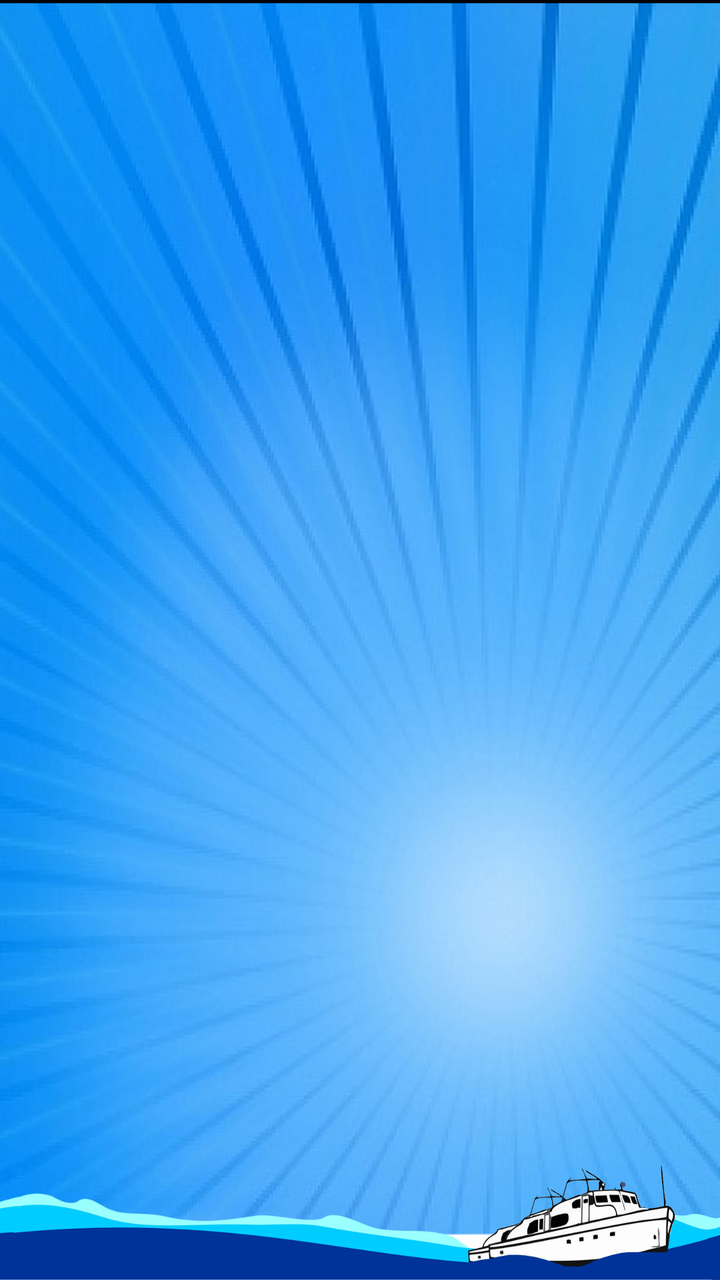
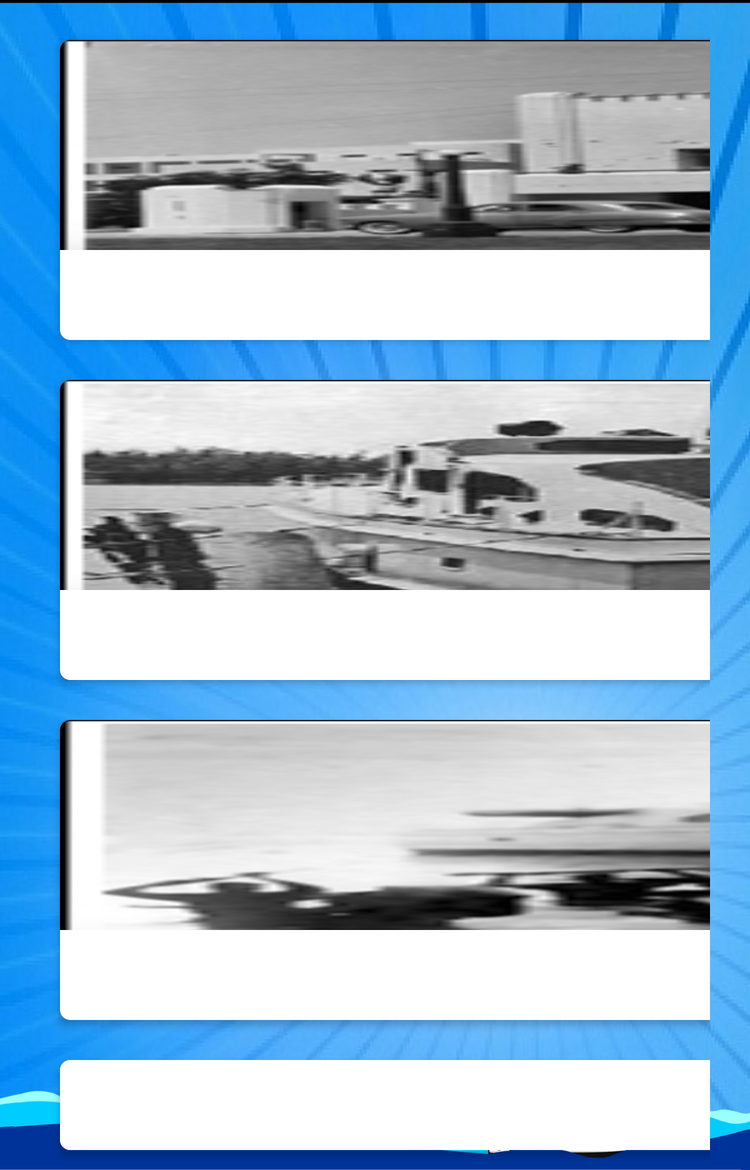

An Android layout and its configuration variant, each rendered on a device that would load it. The default file and the variant file are quoted in full after the pictures.
<!-- AndroidManifest.xml: application theme AppTheme -->
<!-- res/layout/content_temas.xml -->
<?xml version="1.0" encoding="utf-8"?>
<RelativeLayout xmlns:android="http://schemas.android.com/apk/res/android"
    xmlns:app="http://schemas.android.com/apk/res-auto"
    xmlns:tools="http://schemas.android.com/tools"
    android:layout_width="match_parent"
    android:layout_height="match_parent"
    tools:context=".TEMAS"
    tools:showIn="@layout/app_bar_temas"
    android:background="@mipmap/fondotemas"
    >

  <android.support.v4.view.ViewPager
      android:layout_width="match_parent"
      android:layout_height="match_parent"
      android:id="@+id/paginador"
      android:clipToPadding="false"
      android:paddingEnd="@dimen/pager_padding"
      android:paddingLeft="@dimen/pager_padding"
      android:paddingRight="@dimen/pager_padding"
      android:paddingStart="@dimen/pager_padding"
      android:layout_marginBottom="24dp"
      android:elevation="12dp"
      />

</RelativeLayout>
<!-- res/layout/app_bar_temas.xml (included above) -->
<?xml version="1.0" encoding="utf-8"?>
<android.support.design.widget.CoordinatorLayout xmlns:android="http://schemas.android.com/apk/res/android"
    xmlns:app="http://schemas.android.com/apk/res-auto"
    xmlns:tools="http://schemas.android.com/tools"
    android:layout_width="match_parent"
    android:layout_height="match_parent"
    tools:context=".TEMAS"
    android:fitsSystemWindows="true"
    >

    <android.support.design.widget.AppBarLayout
        android:layout_width="match_parent"
        android:layout_height="?attr/actionBarSize"
        android:theme="@style/AppTheme.AppBarOverlay"
        android:elevation="4dp"
        android:background="@mipmap/backgraoundtoolbartemas"

        >



        <android.support.v7.widget.Toolbar
            android:id="@+id/toolbar"
            android:layout_width="match_parent"
            android:layout_height="?attr/actionBarSize"
            app:title="@string/activity_temas"
            app:subtitle="@string/SUBTITULO"
            >

        </android.support.v7.widget.Toolbar>

    </android.support.design.widget.AppBarLayout>

    <include layout="@layout/content_temas"
        android:layout_marginTop="?attr/actionBarSize"
        android:layout_width="match_parent"
        android:layout_height="match_parent"

        />



</android.support.design.widget.CoordinatorLayout>
<!-- resources referenced by this layout -->
<resources>
  <dimen name="pager_padding">16dp</dimen>
  <!-- mipmap backgraoundtoolbartemas: jpg bitmap (mipmap-mdpi, 49527 bytes) -->
  <!-- mipmap fondotemas: jpg bitmap (mipmap-xxxhdpi, 266402 bytes) -->
  <string name="SUBTITULO">Seremos libres o mártires</string>
  <string name="activity_temas">TEMAS</string>
  <style name="AppTheme.AppBarOverlay" parent="ThemeOverlay.AppCompat.Dark.ActionBar" />
  <style name="AppTheme" parent="Theme.MaterialComponents.Light.DarkActionBar">
          
          <item name="colorPrimary">@color/colorPrimary</item>
          <item name="colorPrimaryDark">@color/colorPrimaryDark</item>
          <item name="colorAccent">@color/colorAccent</item>
  
      </style>
  <color name="colorPrimary">#263238</color>
  <color name="colorPrimaryDark">#000a12</color>
  <color name="colorAccent">#4f5b62</color>
</resources>
<!-- res/layout-large/content_temas.xml (the repository's variant of the layout above) -->
<!-- drawn on a 7-inch tablet held upright -->
<?xml version="1.0" encoding="utf-8"?>
<ScrollView android:layout_width="match_parent" android:layout_height="wrap_content"
    xmlns:android="http://schemas.android.com/apk/res/android"
    android:background="@mipmap/fondotemas"
    >

<GridLayout
    xmlns:android="http://schemas.android.com/apk/res/android"
    xmlns:app="http://schemas.android.com/apk/res-auto"
    xmlns:tools="http://schemas.android.com/tools"
    android:layout_width="match_parent"
    android:layout_height="match_parent"
    tools:context=".TEMAS"
    tools:showIn="@layout/app_bar_temas"
    android:paddingLeft="32dp"
    android:paddingRight="32dp"
    android:paddingTop="16dp"
    android:id="@+id/gridview"
    android:columnCount="@integer/numcolumnastemaportada"
    android:gravity="center"

    >

        <android.support.v7.widget.CardView

            app:cardCornerRadius="8dp"
            app:cardElevation="4dp"
            android:id="@+id/cardantecedentes"
            android:layout_columnWeight="1"
            android:layout_margin="16dp"
            >

            <ImageView

                android:layout_width="match_parent"
                android:layout_height="match_parent"
                android:src="@mipmap/cuartel_moncada"
                android:scaleType="fitXY"
                />
            <TextView
                android:layout_width="match_parent"
                android:layout_height="72dp"

                android:elevation="28dp"
                android:text="@string/antecedentes"
                android:textColor="@color/negro"
                android:textSize="28sp"
                android:gravity="center"
                android:layout_gravity="bottom"
                android:background="@color/blanco"
                />
        </android.support.v7.widget.CardView>


    <android.support.v7.widget.CardView

        app:cardCornerRadius="8dp"
        app:cardElevation="4dp"
        android:id="@+id/cardprepexp"
        android:layout_columnWeight="1"
        android:layout_margin="16dp"
        >

        <ImageView

            android:layout_width="match_parent"
            android:layout_height="match_parent"
            android:src="@mipmap/t1f9"
            android:scaleType="fitXY"
            />
        <TextView
            android:layout_width="match_parent"
            android:layout_height="72dp"

            android:elevation="28dp"
            android:text="@string/preparacion"
            android:textColor="@color/negro"
            android:textSize="28sp"
            android:gravity="center"
            android:layout_gravity="bottom"
            android:background="@color/blanco"
            />
    </android.support.v7.widget.CardView>

    <android.support.v7.widget.CardView

        app:cardCornerRadius="8dp"
        app:cardElevation="4dp"
        android:id="@+id/cardexpedicion"
        android:layout_columnWeight="1"
        android:layout_margin="16dp"
        >

        <ImageView
            android:scaleType="fitXY"
            android:layout_width="match_parent"
            android:layout_height="match_parent"
            android:src="@mipmap/yate_granma" />
        <TextView
            android:layout_width="match_parent"
            android:layout_height="72dp"

            android:elevation="28dp"
            android:text="@string/expedicion"
            android:textColor="@color/negro"
            android:textSize="28sp"
            android:gravity="center"
            android:layout_gravity="bottom"
            android:background="@color/blanco"

            />
    </android.support.v7.widget.CardView>

    <android.support.v7.widget.CardView
        android:layout_columnWeight="1"
        app:cardCornerRadius="8dp"
        app:cardElevation="4dp"
        android:id="@+id/cardcubaespera"
        android:layout_margin="16dp"
        >

        <ImageView

            android:layout_width="match_parent"
            android:layout_height="match_parent"
            android:scaleType="fitXY"
            android:src="@mipmap/frank_isaac_pais_garcia" />

        <TextView
            android:layout_width="match_parent"
            android:layout_height="72dp"

            android:layout_gravity="bottom"
            android:background="@color/blanco"
            android:elevation="28dp"
            android:gravity="center"
            android:text="@string/cubaespera"
            android:textColor="@color/negro"
            android:textSize="28sp" />
    </android.support.v7.widget.CardView>

    <android.support.v7.widget.CardView
        android:layout_margin="16dp"
        app:cardCornerRadius="8dp"
        app:cardElevation="4dp"
        android:id="@+id/cardtravesia"
        android:layout_columnWeight="1"
        >

        <ImageView

            android:layout_width="match_parent"
            android:layout_height="match_parent"
            android:scaleType="fitXY"
            android:src="@mipmap/t5f5" />

        <TextView
            android:layout_width="match_parent"
            android:layout_height="72dp"

            android:layout_gravity="bottom"
            android:background="@color/blanco"
            android:elevation="28dp"
            android:gravity="center"
            android:text="@string/travesia"
            android:textColor="@color/negro"
            android:textSize="28sp" />
    </android.support.v7.widget.CardView>

    <android.support.v7.widget.CardView
        android:layout_columnWeight="1"
        app:cardCornerRadius="8dp"
        app:cardElevation="4dp"
        android:id="@+id/carddiasheroicos"
        android:layout_margin="16dp"
        >

        <ImageView

            android:layout_width="match_parent"
            android:layout_height="match_parent"
            android:scaleType="fitXY"
            android:src="@mipmap/cinco_palmas" />

        <TextView
            android:layout_width="match_parent"
            android:layout_height="72dp"

            android:layout_gravity="bottom"
            android:background="@color/blanco"
            android:elevation="28dp"
            android:gravity="center"
            android:text="@string/heroicos"
            android:textColor="@color/negro"
            android:textSize="28sp" />
    </android.support.v7.widget.CardView>

    <android.support.v7.widget.CardView
        android:layout_margin="16dp"
        app:cardCornerRadius="8dp"
        app:cardElevation="4dp"
        android:id="@+id/cardsignificacion"
        android:layout_columnWeight="1"

       
        >

        <ImageView

            android:layout_width="match_parent"
            android:layout_height="match_parent"
            android:scaleType="fitXY"
            android:src="@mipmap/legado" />

        <TextView
            android:layout_width="match_parent"
            android:layout_height="72dp"

            android:layout_gravity="bottom"
            android:background="@color/blanco"
            android:elevation="28dp"
            android:gravity="center"
            android:text="@string/significacion"
            android:textColor="@color/negro"
            android:textSize="28sp" />
    </android.support.v7.widget.CardView>




</GridLayout>
</ScrollView>
<!-- res/layout/content_temas.xml (included above) -->
<?xml version="1.0" encoding="utf-8"?>
<RelativeLayout xmlns:android="http://schemas.android.com/apk/res/android"
    xmlns:app="http://schemas.android.com/apk/res-auto"
    xmlns:tools="http://schemas.android.com/tools"
    android:layout_width="match_parent"
    android:layout_height="match_parent"
    tools:context=".TEMAS"
    tools:showIn="@layout/app_bar_temas"
    android:background="@mipmap/fondotemas"
    >

  <android.support.v4.view.ViewPager
      android:layout_width="match_parent"
      android:layout_height="match_parent"
      android:id="@+id/paginador"
      android:clipToPadding="false"
      android:paddingEnd="@dimen/pager_padding"
      android:paddingLeft="@dimen/pager_padding"
      android:paddingRight="@dimen/pager_padding"
      android:paddingStart="@dimen/pager_padding"
      android:layout_marginBottom="24dp"
      android:elevation="12dp"
      />

</RelativeLayout>
<!-- resources referenced by the variant -->
<!-- as a 7-inch tablet held upright resolves them -->
<resources>
  <color name="blanco">#fff</color>
  <color name="negro">#000606</color>
  <dimen name="pager_padding">16dp</dimen>
  <!-- from res/values-large/ -->
  <integer name="numcolumnastemaportada">2</integer>
  <!-- mipmap backgraoundtoolbartemas: jpg bitmap (mipmap-mdpi, 49527 bytes) -->
  <!-- mipmap cinco_palmas: jpg bitmap (mipmap-mdpi, 55715 bytes) -->
  <!-- mipmap cuartel_moncada: jpg bitmap (mipmap-mdpi, 62976 bytes) -->
  <!-- mipmap fondotemas: jpg bitmap (mipmap-xxxhdpi, 266402 bytes) -->
  <!-- mipmap frank_isaac_pais_garcia: jpg bitmap (mipmap-mdpi, 23186 bytes) -->
  <!-- mipmap t1f9: jpg bitmap (mipmap-mdpi, 27297 bytes) -->
  <!-- mipmap t5f5: jpeg bitmap (mipmap-mdpi, 45813 bytes) -->
  <!-- mipmap yate_granma: jpg bitmap (mipmap-mdpi, 63242 bytes) -->
  <!-- from res/values-large/ -->
  <string name="SUBTITULO">Si salimos llegamos, si llegamos entramos, si entramos triunfamos</string>
  <string name="activity_temas">TEMAS</string>
  <string name="antecedentes">Antecedentes</string>
  <string name="cubaespera">En Cuba se espera el Granma</string>
  <string name="expedicion">La Expedición</string>
  <string name="heroicos">Heroicos días subsiguientes</string>
  <string name="preparacion">Preparación de la expedición</string>
  <string name="significacion">Significación y Legado</string>
  <string name="travesia">La travesía del Granma</string>
  <style name="AppTheme.AppBarOverlay" parent="ThemeOverlay.AppCompat.Dark.ActionBar" />
  <style name="AppTheme" parent="Theme.MaterialComponents.Light.DarkActionBar">
          
          <item name="colorPrimary">@color/colorPrimary</item>
          <item name="colorPrimaryDark">@color/colorPrimaryDark</item>
          <item name="colorAccent">@color/colorAccent</item>
  
      </style>
  <color name="colorPrimary">#263238</color>
  <color name="colorPrimaryDark">#000a12</color>
  <color name="colorAccent">#4f5b62</color>
</resources>
